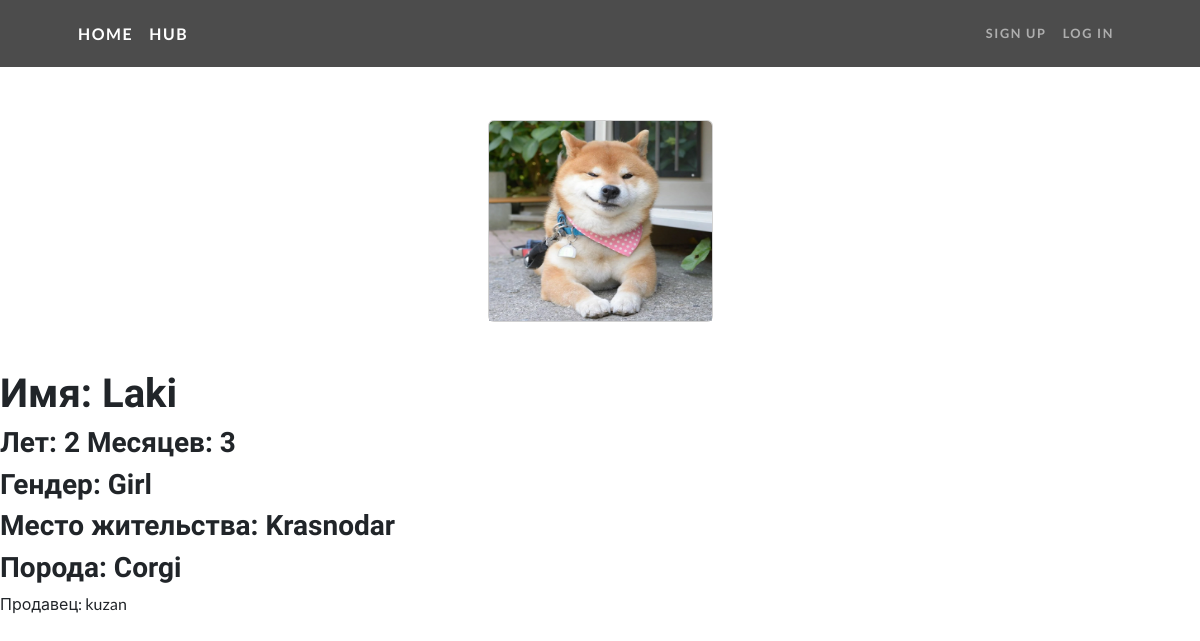
The page /hub/laki23 on the database as committed earlier.
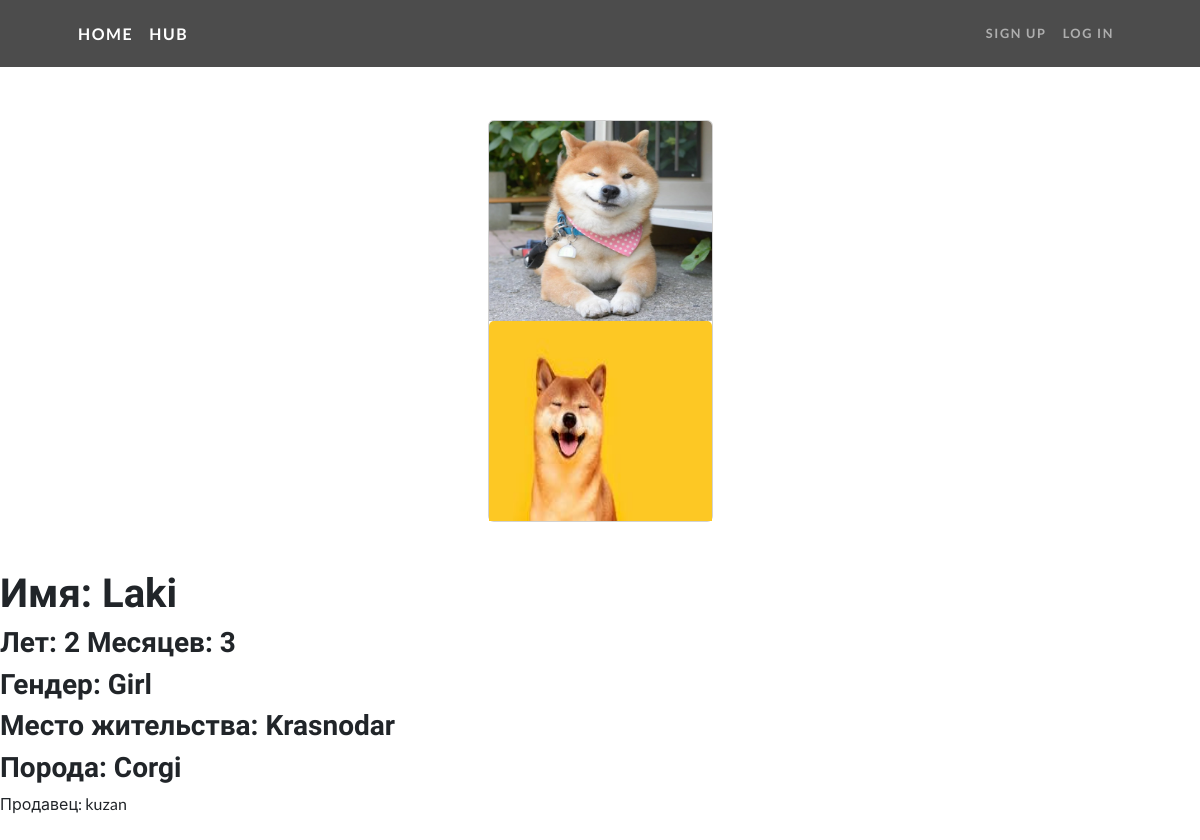
The same page on the database as committed later.
### hub/models.py (models this page shows, shortened)
class PhotoDoggyModel(models.Model):
    image = models.FileField(upload_to='uploads/DoggyPhoto')
    doggy = models.ForeignKey(HubDoggyModel, on_delete=models.CASCADE, null=True, blank=True, related_name='photos')

### hub/views.py (the view, shortened to what this page needs)
# urls.py: path('hub/<slug:slug_doggy>', views.SomeDoggyPage.as_view(), name="doggy_page"),
class SomeDoggyPage(UpdateView):
    model = HubDoggyModel
    form_class = PhotoDoggyForm
    context_object_name = 'doggy'
    template_name = "hub/doggypage.html"
    slug_url_kwarg = 'slug_doggy'
    def get_context_data(self, **kwargs):
        context = super().get_context_data(**kwargs)
        context['title'] = f'Подробная информация: {self.object.name}'
        context['form'] = PhotoDoggyForm()
        return context

### templates/hub/doggypage.html (shortened to what this page needs)
{% extends 'base.html' %}
{% load static %}
{% block content %}
{% include "navigation.html" %}
<br>
<div class="container px-4 px-lg-5 mt-5">
    <div class="row gx-4 gx-lg-5 row-cols-2 row-cols-md-3 row-cols-xl-4 justify-content-center">
        <div class="col mb-5">
            <div class="card h-100">
                {% for photo in doggy.photos.all %}
                    <img class="card-img-top" src="{{ photo.image.url }}" alt="..." width="600" height="200"/>
                {% endfor %}
            </div>
        </div>
    </div>
</div>
<h1> Имя: {{ doggy.name }} </h1>
<h3> Лет: {{ doggy.age_old }} Месяцев: {{ doggy.months_old }} </h3>
<h3> Гендер: {{ doggy.gender }} </h3>
<h3> Место жительства: {{ doggy.place }} </h3>
<h3> Порода: {{ doggy.species }} </h3>
<a class="nav-link" href="/user/{{doggy.seller.profile.slug}}"> Продавец: {{doggy.seller.username}}</a>
<br>
{% endblock %}

Rows that differ between the two databases and show on the page:
added PhotoDoggyModel: image (picture)
